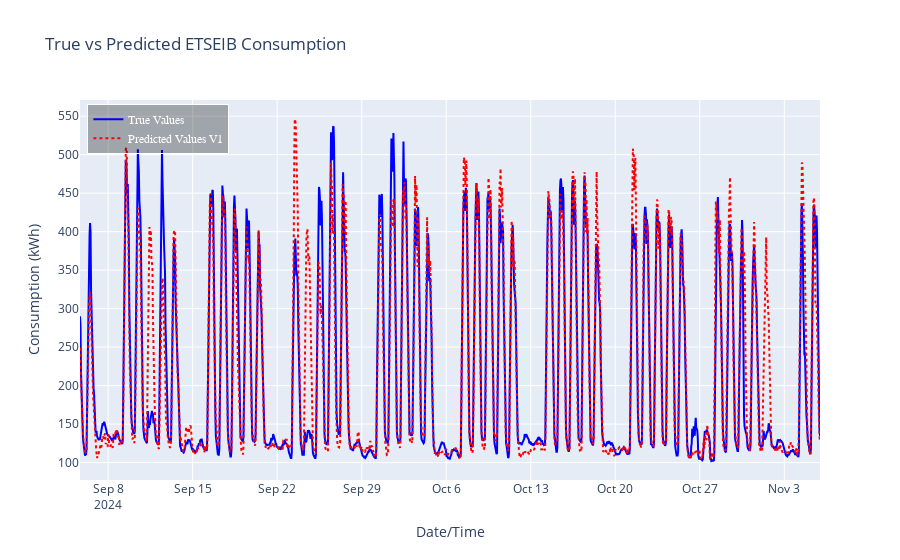

Notebook source saved alongside this figure:
### Markdown cell above
<div style="background-color: #f0f0f0; padding: 25px; border-radius: 5px; margin-top: 25px;">


Plot the predictions ``y_predict`` vs the real values ``y_test``
    
</div>

### Code cell
import plotly.graph_objects as go

# Create the figure
fig = go.Figure()

# Add the trace for the actual consumption (True Values)
fig.add_trace(go.Scatter(x=y_test.index, y=y_test, mode='lines', name='True Values',
                         line=dict(color='blue', width=2)))

# Add the trace for the predicted consumption (Predicted Values)
fig.add_trace(go.Scatter(x=y_test.index, y=y_predict_v1, mode='lines', name='Predicted Values V1',
                         line=dict(color='red', width=2, dash='dot')))  # 'dot' for less separated dashes


# Update layout for a more beautiful plot
fig.update_layout(
    title='True vs Predicted ETSEIB Consumption',
    xaxis_title='Date/Time',
    yaxis_title='Consumption (kWh)',
    template='plotly',  # dark theme, can change to 'plotly' for light theme
    hovermode='x unified',  # hover over to show values for both lines at a time
    legend=dict(
        x=0.01, y=0.99,  # position of legend
        traceorder='normal',
        font=dict(family="Arial", size=12, color="white"),
        bgcolor='rgba(0, 0, 0, 0.3)',
        bordercolor='white',
        borderwidth=1
    ),
   
   
)

# Show the plot
fig.show()

### Figure 1 — Plotly figure (JSON) as saved in the notebook; plotly's stock layout.template omitted (floating-point values rounded to 4 significant figures; data arrays with more than 128 entries replaced by an {"elided": "..."} marker saying what was removed)
{"data": [{"line": {"color": "blue", "width": 2}, "mode": "lines", "name": "True Values", "type": "scatter", "x": {"elided": "1473 str values"}, "y": {"elided": "1473 int values"}}, {"line": {"color": "red", "dash": "dot", "width": 2}, "mode": "lines", "name": "Predicted Values V1", "type": "scatter", "x": {"elided": "1473 str values"}, "y": {"elided": "1473 float values"}}], "layout": {"hovermode": "x unified", "legend": {"bgcolor": "rgba(0, 0, 0, 0.3)", "bordercolor": "white", "borderwidth": 1, "font": {"color": "white", "family": "Arial", "size": 12}, "traceorder": "normal", "x": 0.01, "y": 0.99}, "title": {"text": "True vs Predicted ETSEIB Consumption"}, "xaxis": {"title": {"text": "Date/Time"}}, "yaxis": {"title": {"text": "Consumption (kWh)"}}}}
